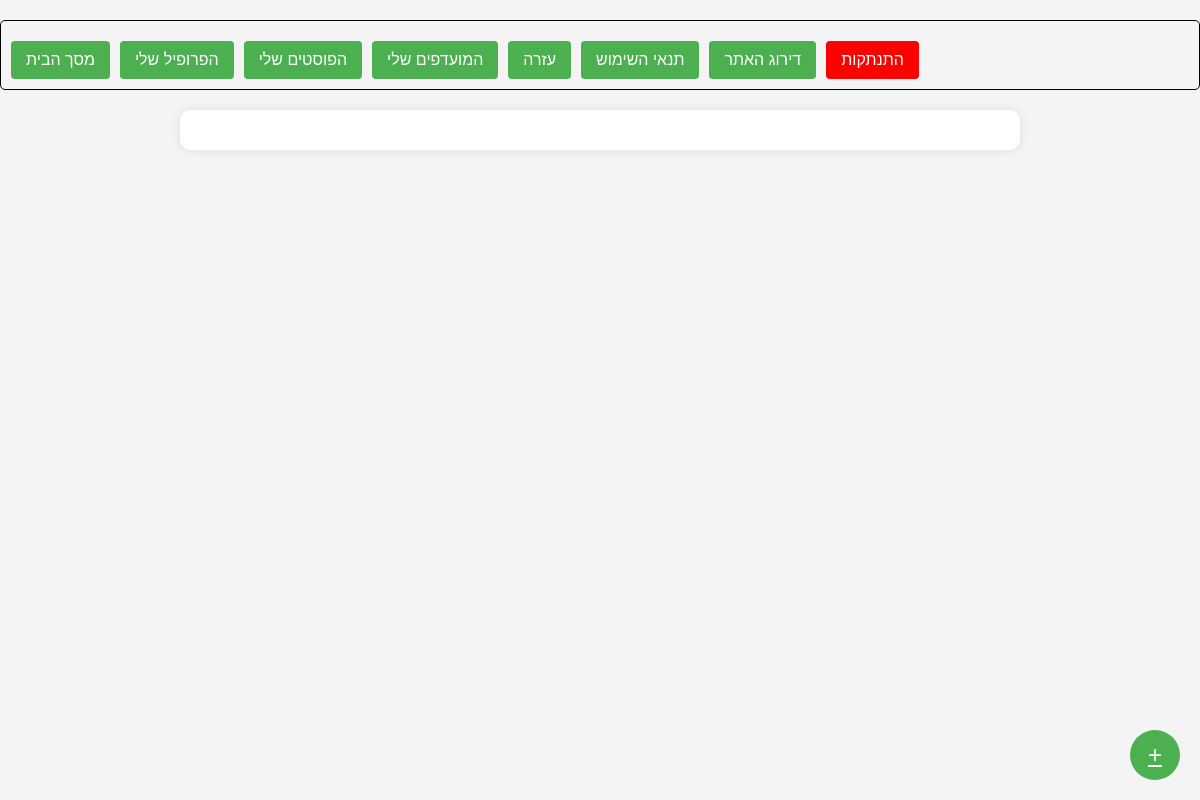
/myposts/ (signed in), run on an earlier commit of the app's database.
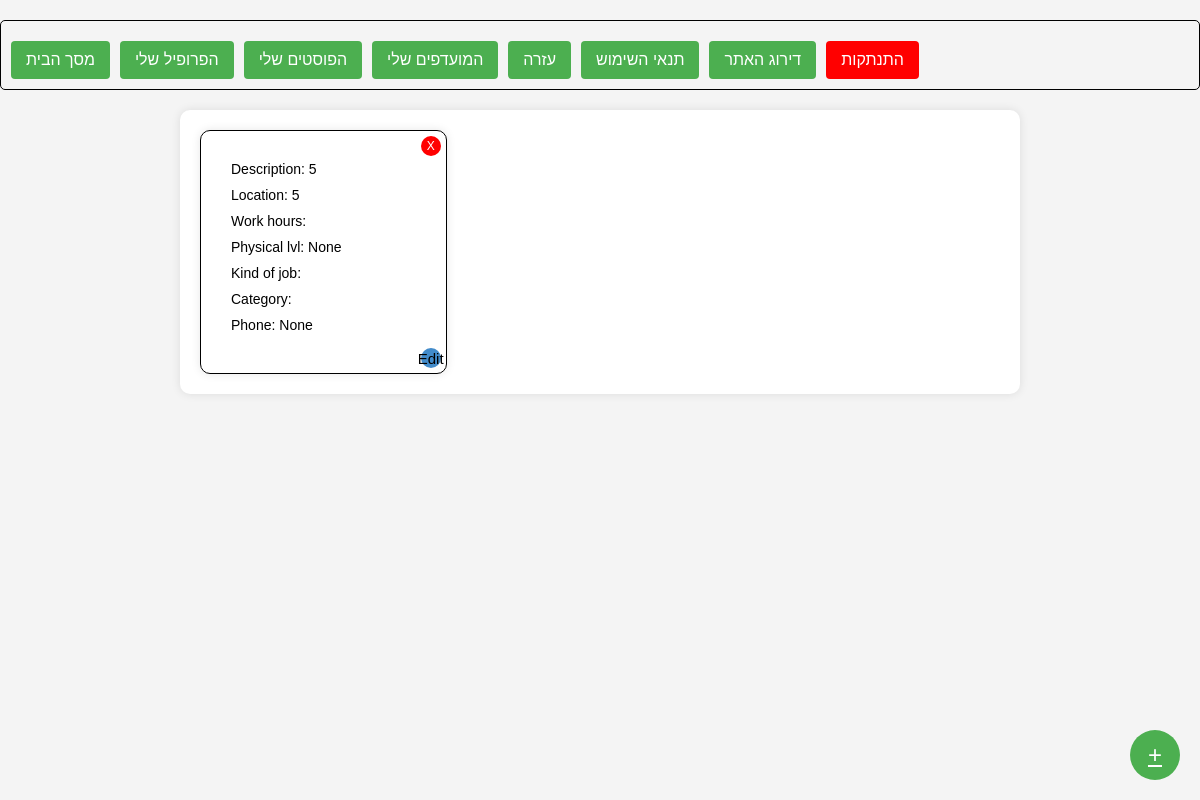
And on a later commit of the database.
### posts/models.py (models this page shows)
class Post(models.Model):
    description = models.TextField(null=True, blank=True)
    location = models.TextField(null=True, blank=True)
    payment = models.TextField(null=True, blank=True)
    work_hours = models.TextField(null=True, blank=True)
    phys_lvl = models.IntegerField(null=True, blank=True)
    kind_of_job = models.TextField(null=True, blank=True)
    category = models.TextField(null=True, blank=True)
    phone = models.TextField(null=True, blank=True)

### project/views.py (the view)
# urls.py: path('myposts/', views.myposts, name="myposts"),
def myposts(request):
    global_user_id = request.session.get('global_user_id')
    if global_user_id:
        user = User.objects.get(id=global_user_id)
        my_post_ids = user.my_posts  # List of post IDs belonging to the user
        posts = Post.objects.filter(id__in=my_post_ids)
        context = {'posts': posts}
        return render(request, 'posts.html', context)
    else:
        return JsonResponse({'error': 'User not logged in'}, status=401)

### templates/posts.html (shortened to what this page needs)
<!DOCTYPE html>
<html lang="en">
<head>
</head>
<body>
{% extends 'toolbar.html' %}
{% block content %}
<div class="posts-container">
  <div class="posts">
    {% for post in posts %}
      <div class="post" data-description="{{ post.description }}" data-location="{{ post.location }}" data-work-hours="{{ post.work_hours }}" data-phys-lvl="{{ post.phys_lvl }}" data-kind-of-job="{{ post.kind_of_job }}" data-category="{{ post.category }}" data-phone="{{ post.phone }}">
          <div class="post-content">
              <div class="post-info">Description:
{{ post.description }}</div>
              <div class="post-info">Location: {{ post.location }}</div>
              <div class="post-info">Work hours: {{ post.work_hours }}</div>
              <div class="post-info">Physical lvl: {{ post.phys_lvl }}</div>
              <div class="post-info">Kind of job: {{ post.kind_of_job }}</div>
              <div class="post-info">Category: {{ post.category }}</div>
              <div class="post-info">Phone: {{ post.phone }}</div>
              <button class="remove-button" onclick="removePost(event)" data-post-id="{{ post.id }}">X</button>
              <button class="edit-button" onclick="editPost(event)" data-post-id="{{ post.id }}">Edit</button>
          </div>
      </div>
    {% endfor %}
  </div>
</div>
<a href="{% url 'create_post' %}" class="create-post-button">+</a>
</body>
</html>
{% endblock %}

What changed in the data, as far as the page shows it:
added Post: description "5", location "5", phys_lvl "None", phone "None"
